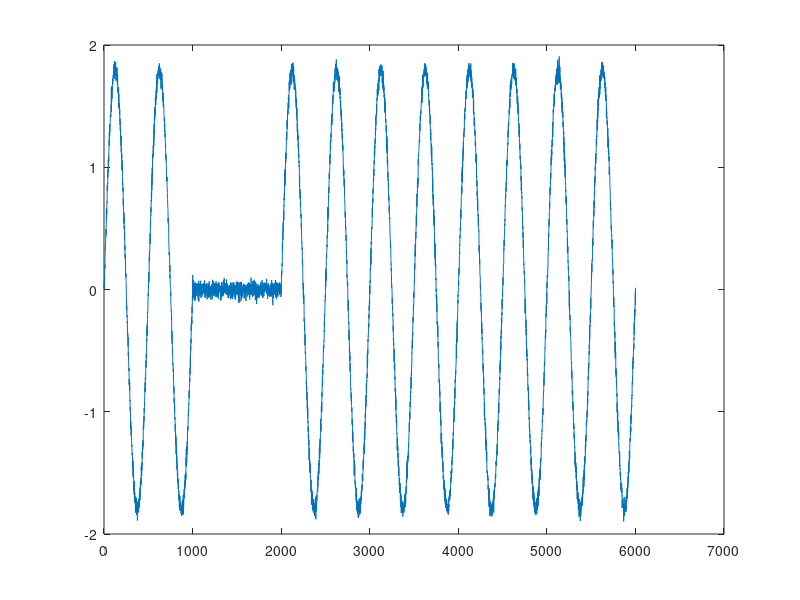

MATLAB code to generate this figure:
clear all;
close all;
clc;
A=1.8;
t1=4*pi;
t2=8*pi;
alfa=1;
DB = 30;

################# Interrupcion ##############################################
t=[0:(24*pi)/6000:24*pi];
xinterrupcion=A*(1-alfa*(((t-t1)>0)-((t-t2)>0))).*sin(t);
xruido=awgn(xinterrupcion,DB,'measured');
energia1=(xinterrupcion*xinterrupcion')/length(xinterrupcion);
ruido=xruido-xinterrupcion;
energia2=(ruido*ruido')/length(ruido);
plot(xruido);
snr=sqrt(energia1/energia2)
snrDB=20*log10(snr)
%hold on;
csvwrite('interrupcion.csv', xruido);

################# Sag ##############################################
alfa=0.2;
xsag=A*(1-alfa*(((t-t1)>0)-((t-t2)>0))).*sin(t);
xruido=awgn(xsag,DB,'measured');
##energia1=(xsag*xsag')/length(xsag);
##ruido=xruido-xsag;
##energia2=(ruido*ruido')/length(ruido);
##plot(xruido);
##snr=sqrt(energia1/energia2)
##snrDB=20*log10(snr)
csvwrite('sag.csv', xruido);

################# Swell ##############################################
alfa=0.8;
xswell=A*(1+alfa*(((t-t1)>0)-((t-t2)>0))).*sin(t);
xruido=awgn(xswell,DB,'measured');
##energia1=(xswell*xswell')/length(xswell);
##ruido=xruido-xswell;
##energia2=(ruido*ruido')/length(ruido);
##plot(xruido);
##snr=sqrt(energia1/energia2)
##snrDB=20*log10(snr)
csvwrite('swell.csv', xruido);

################# Armonicos ##############################################
alfa2=0.1;
xharmonics=A*((sin(t))+(alfa2*sin(20*t)));
xruido=awgn(xharmonics,DB,'measured');
##energia1=(xharmonics*xharmonics')/length(xharmonics);
##ruido=xruido-xharmonics;
##energia2=(ruido*ruido')/length(ruido);
##plot(xruido);
##snr=sqrt(energia1/energia2)
##snrDB=20*log10(snr)
csvwrite('armonicos.csv', xruido);

################# Flicker ##############################################
alfa=0.1;
beta=20;
xflicker=A*(1+alfa*sin(beta*t)).*sin(t);
xruido=awgn(xflicker,DB,'measured');
##energia1=(xflicker*xflicker')/length(xflicker);
##ruido=xruido-xflicker;
##energia2=(ruido*ruido')/length(ruido);
##plot(xruido);
##snr=sqrt(energia1/energia2)
##snrDB=20*log10(snr)
csvwrite('flicker.csv', xruido);

################# Transitorios ##############################################
t1=4*pi;
t2=5*pi;
alfa=0.8;
betha=5;
%xtransients=A*(sin(t)+alfa*(exp(-(t-t1)./0.004)).*(((t-t1)>0)-((t-t2)>0)).*(sin(300*t)));
xtransients=A*(sin(t)+alfa*sin(betha*t).*(exp(-(t-t1)/0.004)).*(((t-t1)>0)-((t-t2)>0)));
xruido=awgn(xtransients,DB,'measured');
#energia1=(xtransients*xtransients')/length(xtransients);
#ruido=xruido-xtransients;
#energia2=(ruido*ruido')/length(ruido);
#plot(xruido);
#snr=sqrt(energia1/energia2)
#snrDB=20*log10(snr)
csvwrite('transients.csv', xruido);